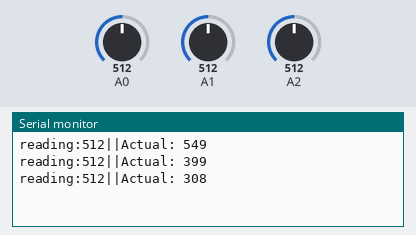
Bench run of a sketch on a simulated Arduino Uno, built with avr-gcc and run on an emulated ATmega328P. Parts: the last lines printed to the serial monitor. The test bench sets the inputs (shaded band); at power-on: A0 = 512, A2 = 512, A1 = 512.

Above: at 1.2 s.
1.3 s: A0 set to 11
At 1.34 s:
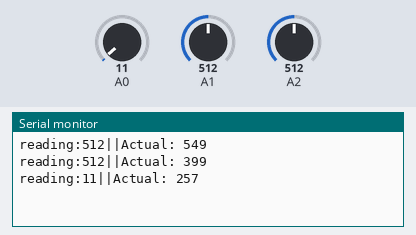
2.8 s: A0 set to 8
At 2.87 s:
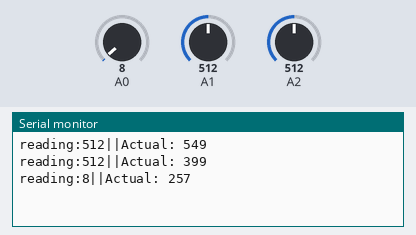
5.8 s: A2 set to 11
At 5.84 s:
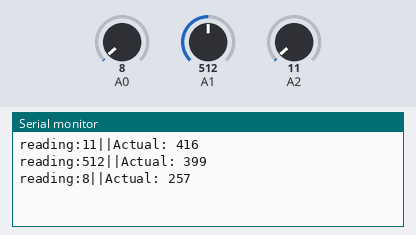
7.3 s: A2 set to 8
At 7.37 s:
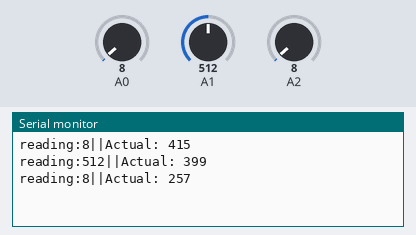
Timing chart, 0 to 10.3 s (numbered marks = the images above; inputs shaded):
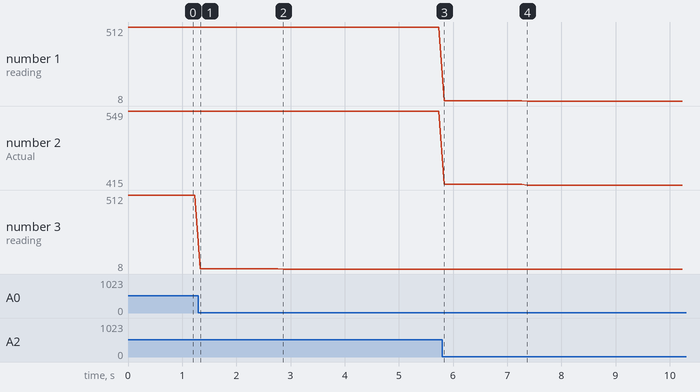

Measured:
- after the input at 1.3 s, the serial monitor: prints a new line at once (image 1)
- after the input at 2.8 s, the serial monitor: prints a new line after 0.07 s (image 2)
- after the input at 5.8 s, the serial monitor: prints a new line at once (image 3)
- after the input at 7.3 s, the serial monitor: prints a new line after 0.07 s (image 4)
- plotted number 1: 512 → 11 after the input at 5.8 s
- plotted number 2: 549 → 416 after the input at 5.8 s, 416 → 415 after the input at 7.3 s
- plotted number 3: 512 → 11 after the input at 1.3 s, 11 → 8 after the input at 2.8 s

The sketch:

feedback.ino
```cpp
void setup() {
  // put your setup code here, to run once:
Serial.begin(115200);
}

void loop() {
  // put your main code here, to run repeatedly:
Serial.print("reading:");
Serial.print(analogRead(A2));
Serial.print("||Actual: ");
Serial.print(map(analogRead(A2), 29.0, 663.0, 420.0, 590.0));
Serial.print("      ");
Serial.print("reading:");
Serial.print(analogRead(A1));
Serial.print("||Actual: ");
Serial.print(map(analogRead(A1), 99.0, 398.0, 330.0, 380.0));
Serial.print("      ");
Serial.print("reading:");
Serial.print(analogRead(A0));
Serial.print("||Actual: ");
Serial.println(map(analogRead(A0), 44.0, 428.0, 260.0,300.0));
delay(100);
}
// Conclusion
// Home Position for Arm
// d1 : 451
// d2 : 334
// d3 : 260
```
